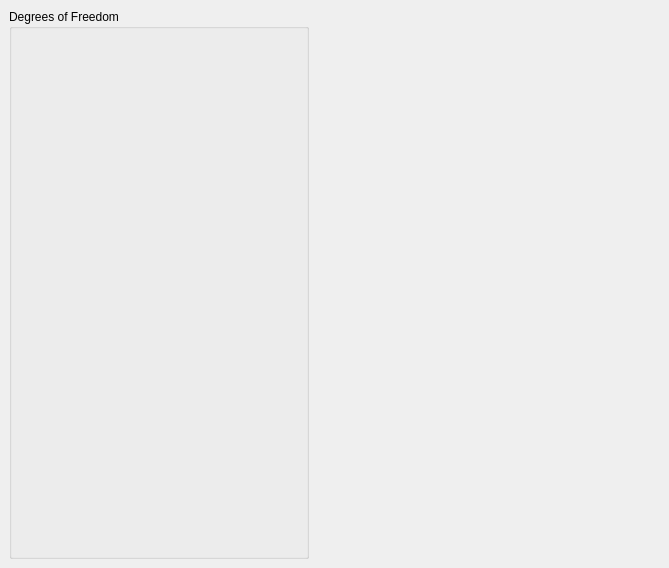
<ui version="4.0" >
 <class>MainWindow</class>
 <widget class="QMainWindow" name="MainWindow" >
  <property name="geometry" >
   <rect>
    <x>0</x>
    <y>0</y>
    <width>669</width>
    <height>568</height>
   </rect>
  </property>
  <property name="minimumSize" >
   <size>
    <width>400</width>
    <height>200</height>
   </size>
  </property>
  <property name="windowTitle" >
   <string>MainWindow</string>
  </property>
  <widget class="QWidget" name="centralwidget" >
   <layout class="QHBoxLayout" name="horizontalLayout" >
    <item>
     <widget class="QGroupBox" name="SliderGroup" >
      <property name="minimumSize" >
       <size>
        <width>100</width>
        <height>0</height>
       </size>
      </property>
      <property name="maximumSize" >
       <size>
        <width>300</width>
        <height>16777215</height>
       </size>
      </property>
      <property name="title" >
       <string>Degrees of Freedom</string>
      </property>
     </widget>
    </item>
    <item>
     <widget class="QVTKRenderWindowInteractor" native="1" name="VtkScene" />
    </item>
   </layout>
  </widget>
 </widget>
 <customwidgets>
  <customwidget>
   <class>QVTKRenderWindowInteractor</class>
   <extends>QWidget</extends>
   <header>qvtkrenderwindowinteractor.h</header>
   <container>1</container>
  </customwidget>
 </customwidgets>
 <resources/>
 <connections/>
</ui>
